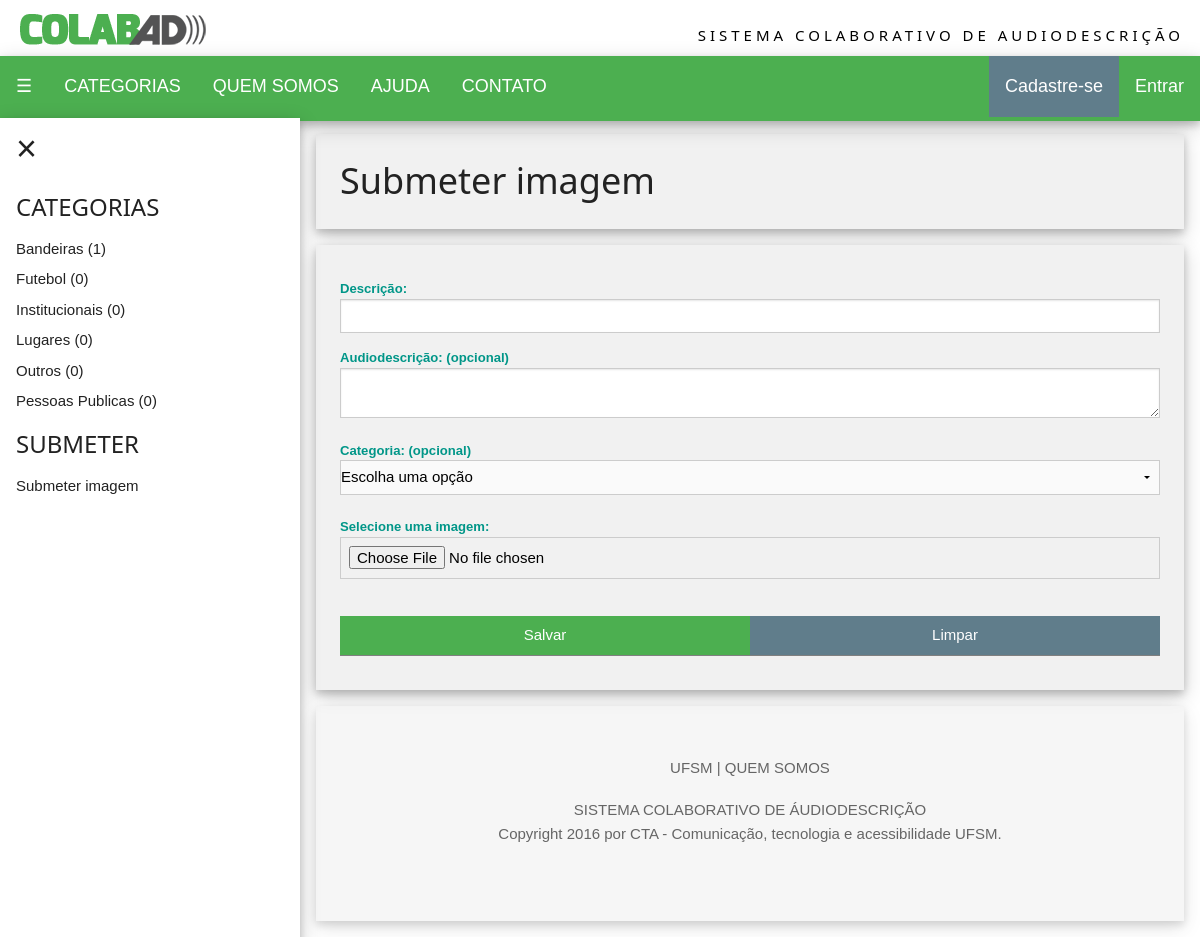
The app's page /siteCTA/upload_imagem.php with its own data.
### tables this page shows
CREATE TABLE IF NOT EXISTS `categoria` (
  `cat_codigo` int(11) NOT NULL AUTO_INCREMENT,
  `cat_nome` varchar(50) DEFAULT NULL,
  PRIMARY KEY (`cat_codigo`)
);

### siteCTA/include/config.php (called while the page is built)
<?php
    $URL_PADRAO="http://localhost/ProjetoCTA\siteCTA";
?>

### siteCTA/include/funcoes.php (called while the page is built, shortened)
<?php
function contaCategoria($codCat){
    include("conexao.php");
    $sql = "SELECT `img_codigo`
            FROM `imagens`
            WHERE `cat_codigo` = $codCat";
    $query = $mysqli->query($sql);
    return mysqli_num_rows($query);
}

### siteCTA/upload_imagem.php (the view, shortened to what this page needs)
<!DOCTYPE html>
<html lang="pt-br">
    <head>
        <?php
            include("cabecalho.php");
            $pagina = 'IN';
        ?>
    </head>
    <body>
    <?php
        include("navegacao.php");
    ?>
    <div id="main" class="w3-container" style="margin-left:300px;margin-top:118px">
        <div class="w3-container w3-section w3-padding-large w3-card-4 w3-light-grey">
            <h1>Submeter imagem</h1>
        </div>
        <div class="w3-container w3-section w3-padding-large w3-card-4 w3-light-grey">
            <form method="post" enctype="multipart/form-data" action="upload_recebe.php">
                <br>
                <label class="w3-label"><b>Descrição:</b></label>
                <input class="w3-input w3-border" required name="descricao" type="text" />
                <label class="w3-label"><b>Audiodescrição: (opcional)</b></label>
                <textarea class="w3-input w3-border" name="audiodescricao"></textarea>
                <br>
                <label class="w3-label"><b>Categoria: (opcional)</b></label>
                <select class="w3-select w3-border" name="categoria" required>
                    <option value="" disabled selected> Escolha uma opção</option>
                </select>
                <br><br>
                <label class="w3-label"><b>Selecione uma imagem:</b></label>
                <input class="w3-input w3-border" required name="arquivo" type="file" />
                <br>
                <div class="w3-row">
                    <input class="w3-input w3-green w3-half" type="submit" value="Salvar" />
                    <input class="w3-input w3-blue-grey w3-half" type="reset" value="Limpar" />
                </div>
                <br>
            </form>
        </div>
        <?php
            include("rodape.php");
        ?>
    </body>
</html>

### siteCTA/cabecalho.php (shortened to what this page needs)
<link rel="stylesheet" href="css/foundation.css">
<link rel="stylesheet" href="css/foundation.min.css">
<link rel="stylesheet" href="foundation-icons/foundation-icons.css">
<link rel="stylesheet" href="css/w3.css">
<link rel="stylesheet" href="css/csspersonalizado.css">

### siteCTA/navegacao.php (shortened to what this page needs)
<?php include("include/config.php");
      include("include/conexao.php");
      include("include/funcoes.php");
?>
<div class="w3-top">
    <div class="w3-row w3-white w3-padding">
        <div class="w3-half" style="margin:4px 0 6px 0"><a href='<?php echo $URL_PADRAO; ?>'><img src='./img/logotipoColabAD.png' alt='colabad.ufsm.com'></a></div>
        <div class="w3-half w3-margin-top w3-wide w3-hide-medium w3-hide-small"><div class="w3-right">SISTEMA COLABORATIVO DE AUDIODESCRIÇÃO</div></div>
    </div>
    <ul class="w3-navbar w3-theme w3-large w3-card-4">
        <li><a class="w3-hover-black w3-padding-16 w3-opennav" href="javascript:void(0)" onclick="w3_open()">☰</a></li>
        <li><a class="w3-hover-black w3-padding-16" href="javascript:void(0)" onclick="w3_show_nav('menuCategoria')">CATEGORIAS</a></li>
        <li><a class="w3-hover-black w3-padding-16" href="javascript:void(0)" onclick="w3_show_nav('menuQuemSomos')">QUEM SOMOS</a></li>
        <li><a class="w3-hover-black w3-padding-16" href="javascript:void(0)" onclick="w3_show_nav('menuAjuda')">AJUDA</a></li>
        <li><a class="w3-hover-black w3-padding-16" href="javascript:void(0)" onclick="w3_show_nav('menuContato')">CONTATO</a></li>
        <li class="w3-right"><a class="w3-btn w3-green w3-hover-black w3-large w3-padding-16" onclick="document.getElementById('id01').style.display='block'" href="#">Entrar</a></li>
        <li class="w3-right"><a class="w3-btn w3-blue-grey w3-hover-black w3-large w3-padding-16" onclick="document.getElementById('id02').style.display='block'" href="#">Cadastre-se</a></li>
    </ul>
</div>
<div class="w3-sidenav w3-card-4" style="width:300px">
    <a href="javascript:void(0)" onclick="w3_close()" class="w3-closenav w3-xxlarge">×</a>
    <div id="menuCategoria" class="myMenu" <?php if ($pagina != 'IN') {echo " style='display:none'";} ?>>
    <div class="w3-container"><h3>CATEGORIAS</h3></div>
    <?php
        $sqlCat = "SELECT `cat_codigo`, `cat_nome` FROM `categoria` ORDER BY `cat_nome`";
        $queryCat = $mysqli->query($sqlCat);
        $rowsCat = mysqli_num_rows($queryCat);
        if ($rowsCat > 0) {
            while ($registroCat = $queryCat->fetch_assoc()) {
                echo '<a href="./categoria.php?id='.$registroCat['cat_codigo'].'">'.$registroCat['cat_nome'].' (';
                echo contaCategoria($registroCat['cat_codigo']);
                echo ')</a>';
            }
        } else {
            echo "<a>Nenhuma categoria encontrada</a>";
        }
    ?>
        <div class="w3-container"><h3>SUBMETER</h3></div>
        <a href="./upload_imagem.php">Submeter imagem</a>
    </div>
</div>

### siteCTA/rodape.php (shortened to what this page needs)
<footer class="w3-container w3-section w3-padding-jumbo w3-card-4 w3-light-grey w3-center w3-opacity">
  <p><nav>
  <a href="http://site.ufsm.br" target="_blank">UFSM</a> |
  <a href="./QSdescricao.php" target="_top">QUEM SOMOS</a>
  </nav></p>
  <p>
  SISTEMA COLABORATIVO DE ÁUDIODESCRIÇÃO<br>
  Copyright 2016 por CTA - Comunicação, tecnologia e acessibilidade UFSM.<br><br>
  </p>
</footer>
</div>

### siteCTA/css/csspersonalizado.css (style rules this page uses)
.w3-theme { color:#fff !important; background-color:#4CAF50 !important; }
.w3-btn { background-color:#4CAF50; margin-bottom:4px; }

### records on screen
categoria: cat_nome "Bandeiras", cat_codigo "1"
categoria: cat_nome "Futebol", cat_codigo "0"
categoria: cat_nome "Institucionais", cat_codigo "0"
categoria: cat_nome "Lugares", cat_codigo "0"
categoria: cat_nome "Outros", cat_codigo "0"
categoria: cat_nome "Pessoas Publicas", cat_codigo "0"
